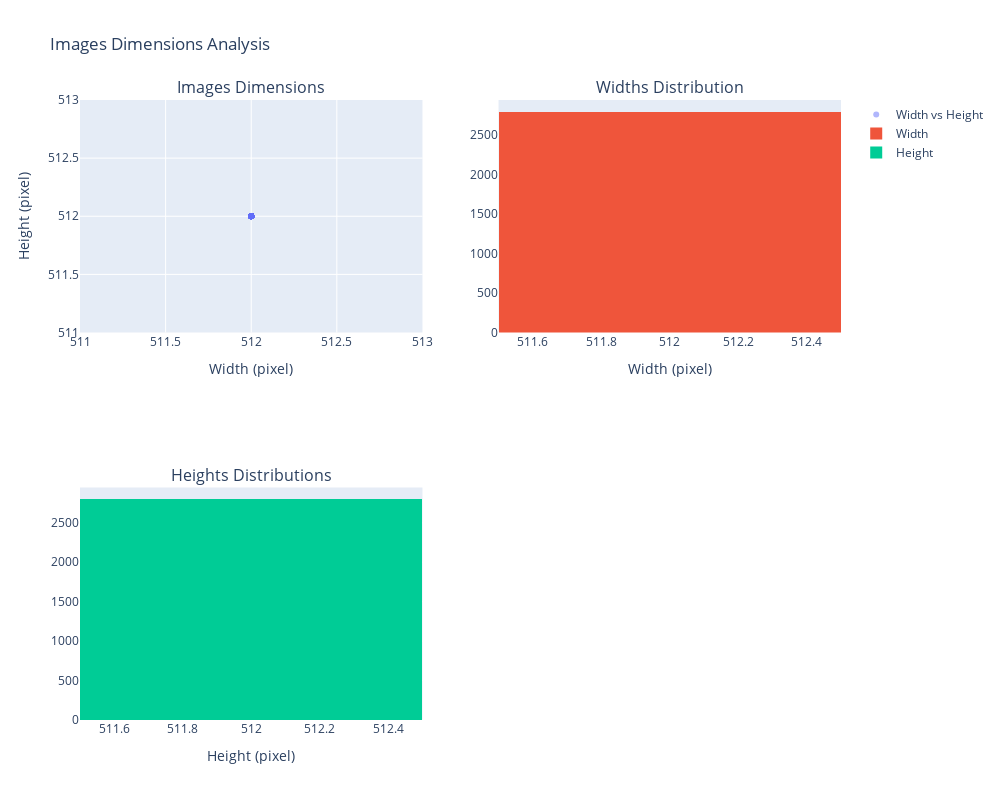

Write notebook code for a chart like this one.
### Code cell
# Several plots to analyze Images Dimensions

dim_fig = analyze_image_dimensions(test_paths)
dim_fig.show()

### Figure 1 — Plotly figure (JSON) as saved in the notebook; plotly's stock layout.template omitted (floating-point values rounded to 4 significant figures; data arrays with more than 128 entries replaced by an {"elided": "..."} marker saying what was removed)
{"data": [{"marker": {"opacity": 0.5}, "mode": "markers", "name": "Width vs Height", "type": "scatter", "x": {"elided": "2800 int values"}, "xaxis": "x", "y": {"elided": "2800 int values"}, "yaxis": "y"}, {"name": "Width", "type": "histogram", "x": {"elided": "2800 int values"}, "xaxis": "x2", "yaxis": "y2"}, {"name": "Height", "type": "histogram", "x": {"elided": "2800 int values"}, "xaxis": "x3", "yaxis": "y3"}], "layout": {"annotations": [{"font": {"size": 16}, "showarrow": false, "text": "Images Dimensions", "x": 0.225, "xanchor": "center", "xref": "paper", "y": 1, "yanchor": "bottom", "yref": "paper"}, {"font": {"size": 16}, "showarrow": false, "text": "Widths Distribution", "x": 0.775, "xanchor": "center", "xref": "paper", "y": 1, "yanchor": "bottom", "yref": "paper"}, {"font": {"size": 16}, "showarrow": false, "text": "Heights Distributions", "x": 0.225, "xanchor": "center", "xref": "paper", "y": 0.375, "yanchor": "bottom", "yref": "paper"}], "height": 800, "title": {"text": "Images Dimensions Analysis"}, "width": 1000, "xaxis": {"anchor": "y", "domain": [0, 0.45], "title": {"text": "Width (pixel)"}}, "xaxis2": {"anchor": "y2", "domain": [0.55, 1], "title": {"text": "Width (pixel)"}}, "xaxis3": {"anchor": "y3", "domain": [0, 0.45], "title": {"text": "Height (pixel)"}}, "xaxis4": {"anchor": "y4", "domain": [0.55, 1]}, "yaxis": {"anchor": "x", "domain": [0.625, 1], "title": {"text": "Height (pixel)"}}, "yaxis2": {"anchor": "x2", "domain": [0.625, 1]}, "yaxis3": {"anchor": "x3", "domain": [0, 0.375]}, "yaxis4": {"anchor": "x4", "domain": [0, 0.375]}}}
